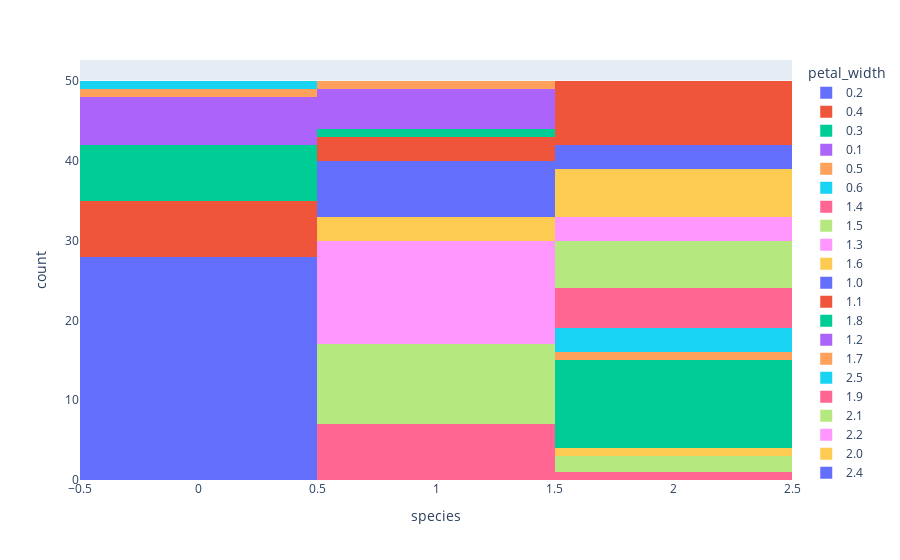

Notebook code for this chart:
### Code cell
fig3 = px.histogram(df, x="species", color="petal_width")  
fig3.show()

### Figure 1 — Plotly figure (JSON) as saved in the notebook; plotly's stock layout.template omitted (floating-point values rounded to 4 significant figures)
{"data": [{"alignmentgroup": "True", "bingroup": "x", "hovertemplate": "petal_width=0.2<br>species=%{x}<br>count=%{y}<extra></extra>", "legendgroup": "0.2", "marker": {"color": "#636efa", "pattern": {"shape": ""}}, "name": "0.2", "offsetgroup": "0.2", "orientation": "v", "showlegend": true, "type": "histogram", "x": [0, 0, 0, 0, 0, 0, 0, 0, 0, 0, 0, 0, 0, 0, 0, 0, 0, 0, 0, 0, 0, 0, 0, 0, 0, 0, 0, 0], "xaxis": "x", "yaxis": "y"}, {"alignmentgroup": "True", "bingroup": "x", "hovertemplate": "petal_width=0.4<br>species=%{x}<br>count=%{y}<extra></extra>", "legendgroup": "0.4", "marker": {"color": "#EF553B", "pattern": {"shape": ""}}, "name": "0.4", "offsetgroup": "0.4", "orientation": "v", "showlegend": true, "type": "histogram", "x": [0, 0, 0, 0, 0, 0, 0], "xaxis": "x", "yaxis": "y"}, {"alignmentgroup": "True", "bingroup": "x", "hovertemplate": "petal_width=0.3<br>species=%{x}<br>count=%{y}<extra></extra>", "legendgroup": "0.3", "marker": {"color": "#00cc96", "pattern": {"shape": ""}}, "name": "0.3", "offsetgroup": "0.3", "orientation": "v", "showlegend": true, "type": "histogram", "x": [0, 0, 0, 0, 0, 0, 0], "xaxis": "x", "yaxis": "y"}, {"alignmentgroup": "True", "bingroup": "x", "hovertemplate": "petal_width=0.1<br>species=%{x}<br>count=%{y}<extra></extra>", "legendgroup": "0.1", "marker": {"color": "#ab63fa", "pattern": {"shape": ""}}, "name": "0.1", "offsetgroup": "0.1", "orientation": "v", "showlegend": true, "type": "histogram", "x": [0, 0, 0, 0, 0, 0], "xaxis": "x", "yaxis": "y"}, {"alignmentgroup": "True", "bingroup": "x", "hovertemplate": "petal_width=0.5<br>species=%{x}<br>count=%{y}<extra></extra>", "legendgroup": "0.5", "marker": {"color": "#FFA15A", "pattern": {"shape": ""}}, "name": "0.5", "offsetgroup": "0.5", "orientation": "v", "showlegend": true, "type": "histogram", "x": [0], "xaxis": "x", "yaxis": "y"}, {"alignmentgroup": "True", "bingroup": "x", "hovertemplate": "petal_width=0.6<br>species=%{x}<br>count=%{y}<extra></extra>", "legendgroup": "0.6", "marker": {"color": "#19d3f3", "pattern": {"shape": ""}}, "name": "0.6", "offsetgroup": "0.6", "orientation": "v", "showlegend": true, "type": "histogram", "x": [0], "xaxis": "x", "yaxis": "y"}, {"alignmentgroup": "True", "bingroup": "x", "hovertemplate": "petal_width=1.4<br>species=%{x}<br>count=%{y}<extra></extra>", "legendgroup": "1.4", "marker": {"color": "#FF6692", "pattern": {"shape": ""}}, "name": "1.4", "offsetgroup": "1.4", "orientation": "v", "showlegend": true, "type": "histogram", "x": [1, 1, 1, 1, 1, 1, 1, 2], "xaxis": "x", "yaxis": "y"}, {"alignmentgroup": "True", "bingroup": "x", "hovertemplate": "petal_width=1.5<br>species=%{x}<br>count=%{y}<extra></extra>", "legendgroup": "1.5", "marker": {"color": "#B6E880", "pattern": {"shape": ""}}, "name": "1.5", "offsetgroup": "1.5", "orientation": "v", "showlegend": true, "type": "histogram", "x": [1, 1, 1, 1, 1, 1, 1, 1, 1, 1, 2, 2], "xaxis": "x", "yaxis": "y"}, {"alignmentgroup": "True", "bingroup": "x", "hovertemplate": "petal_width=1.3<br>species=%{x}<br>count=%{y}<extra></extra>", "legendgroup": "1.3", "marker": {"color": "#FF97FF", "pattern": {"shape": ""}}, "name": "1.3", "offsetgroup": "1.3", "orientation": "v", "showlegend": true, "type": "histogram", "x": [1, 1, 1, 1, 1, 1, 1, 1, 1, 1, 1, 1, 1], "xaxis": "x", "yaxis": "y"}, {"alignmentgroup": "True", "bingroup": "x", "hovertemplate": "petal_width=1.6<br>species=%{x}<br>count=%{y}<extra></extra>", "legendgroup": "1.6", "marker": {"color": "#FECB52", "pattern": {"shape": ""}}, "name": "1.6", "offsetgroup": "1.6", "orientation": "v", "showlegend": true, "type": "histogram", "x": [1, 1, 1, 2], "xaxis": "x", "yaxis": "y"}, {"alignmentgroup": "True", "bingroup": "x", "hovertemplate": "petal_width=1.0<br>species=%{x}<br>count=%{y}<extra></extra>", "legendgroup": "1.0", "marker": {"color": "#636efa", "pattern": {"shape": ""}}, "name": "1.0", "offsetgroup": "1.0", "orientation": "v", "showlegend": true, "type": "histogram", "x": [1, 1, 1, 1, 1, 1, 1], "xaxis": "x", "yaxis": "y"}, {"alignmentgroup": "True", "bingroup": "x", "hovertemplate": "petal_width=1.1<br>species=%{x}<br>count=%{y}<extra></extra>", "legendgroup": "1.1", "marker": {"color": "#EF553B", "pattern": {"shape": ""}}, "name": "1.1", "offsetgroup": "1.1", "orientation": "v", "showlegend": true, "type": "histogram", "x": [1, 1, 1], "xaxis": "x", "yaxis": "y"}, {"alignmentgroup": "True", "bingroup": "x", "hovertemplate": "petal_width=1.8<br>species=%{x}<br>count=%{y}<extra></extra>", "legendgroup": "1.8", "marker": {"color": "#00cc96", "pattern": {"shape": ""}}, "name": "1.8", "offsetgroup": "1.8", "orientation": "v", "showlegend": true, "type": "histogram", "x": [1, 2, 2, 2, 2, 2, 2, 2, 2, 2, 2, 2], "xaxis": "x", "yaxis": "y"}, {"alignmentgroup": "True", "bingroup": "x", "hovertemplate": "petal_width=1.2<br>species=%{x}<br>count=%{y}<extra></extra>", "legendgroup": "1.2", "marker": {"color": "#ab63fa", "pattern": {"shape": ""}}, "name": "1.2", "offsetgroup": "1.2", "orientation": "v", "showlegend": true, "type": "histogram", "x": [1, 1, 1, 1, 1], "xaxis": "x", "yaxis": "y"}, {"alignmentgroup": "True", "bingroup": "x", "hovertemplate": "petal_width=1.7<br>species=%{x}<br>count=%{y}<extra></extra>", "legendgroup": "1.7", "marker": {"color": "#FFA15A", "pattern": {"shape": ""}}, "name": "1.7", "offsetgroup": "1.7", "orientation": "v", "showlegend": true, "type": "histogram", "x": [1, 2], "xaxis": "x", "yaxis": "y"}, {"alignmentgroup": "True", "bingroup": "x", "hovertemplate": "petal_width=2.5<br>species=%{x}<br>count=%{y}<extra></extra>", "legendgroup": "2.5", "marker": {"color": "#19d3f3", "pattern": {"shape": ""}}, "name": "2.5", "offsetgroup": "2.5", "orientation": "v", "showlegend": true, "type": "histogram", "x": [2, 2, 2], "xaxis": "x", "yaxis": "y"}, {"alignmentgroup": "True", "bingroup": "x", "hovertemplate": "petal_width=1.9<br>species=%{x}<br>count=%{y}<extra></extra>", "legendgroup": "1.9", "marker": {"color": "#FF6692", "pattern": {"shape": ""}}, "name": "1.9", "offsetgroup": "1.9", "orientation": "v", "showlegend": true, "type": "histogram", "x": [2, 2, 2, 2, 2], "xaxis": "x", "yaxis": "y"}, {"alignmentgroup": "True", "bingroup": "x", "hovertemplate": "petal_width=2.1<br>species=%{x}<br>count=%{y}<extra></extra>", "legendgroup": "2.1", "marker": {"color": "#B6E880", "pattern": {"shape": ""}}, "name": "2.1", "offsetgroup": "2.1", "orientation": "v", "showlegend": true, "type": "histogram", "x": [2, 2, 2, 2, 2, 2], "xaxis": "x", "yaxis": "y"}, {"alignmentgroup": "True", "bingroup": "x", "hovertemplate": "petal_width=2.2<br>species=%{x}<br>count=%{y}<extra></extra>", "legendgroup": "2.2", "marker": {"color": "#FF97FF", "pattern": {"shape": ""}}, "name": "2.2", "offsetgroup": "2.2", "orientation": "v", "showlegend": true, "type": "histogram", "x": [2, 2, 2], "xaxis": "x", "yaxis": "y"}, {"alignmentgroup": "True", "bingroup": "x", "hovertemplate": "petal_width=2.0<br>species=%{x}<br>count=%{y}<extra></extra>", "legendgroup": "2.0", "marker": {"color": "#FECB52", "pattern": {"shape": ""}}, "name": "2.0", "offsetgroup": "2.0", "orientation": "v", "showlegend": true, "type": "histogram", "x": [2, 2, 2, 2, 2, 2], "xaxis": "x", "yaxis": "y"}, {"alignmentgroup": "True", "bingroup": "x", "hovertemplate": "petal_width=2.4<br>species=%{x}<br>count=%{y}<extra></extra>", "legendgroup": "2.4", "marker": {"color": "#636efa", "pattern": {"shape": ""}}, "name": "2.4", "offsetgroup": "2.4", "orientation": "v", "showlegend": true, "type": "histogram", "x": [2, 2, 2], "xaxis": "x", "yaxis": "y"}, {"alignmentgroup": "True", "bingroup": "x", "hovertemplate": "petal_width=2.3<br>species=%{x}<br>count=%{y}<extra></extra>", "legendgroup": "2.3", "marker": {"color": "#EF553B", "pattern": {"shape": ""}}, "name": "2.3", "offsetgroup": "2.3", "orientation": "v", "showlegend": true, "type": "histogram", "x": [2, 2, 2, 2, 2, 2, 2, 2], "xaxis": "x", "yaxis": "y"}], "layout": {"autosize": true, "barmode": "relative", "legend": {"title": {"text": "petal_width"}, "tracegroupgap": 0}, "margin": {"t": 60}, "xaxis": {"anchor": "y", "autorange": true, "domain": [0, 1], "range": [-0.5, 2.5], "title": {"text": "species"}, "type": "linear"}, "yaxis": {"anchor": "x", "autorange": true, "domain": [0, 1], "range": [0, 52.63], "title": {"text": "count"}}}}
